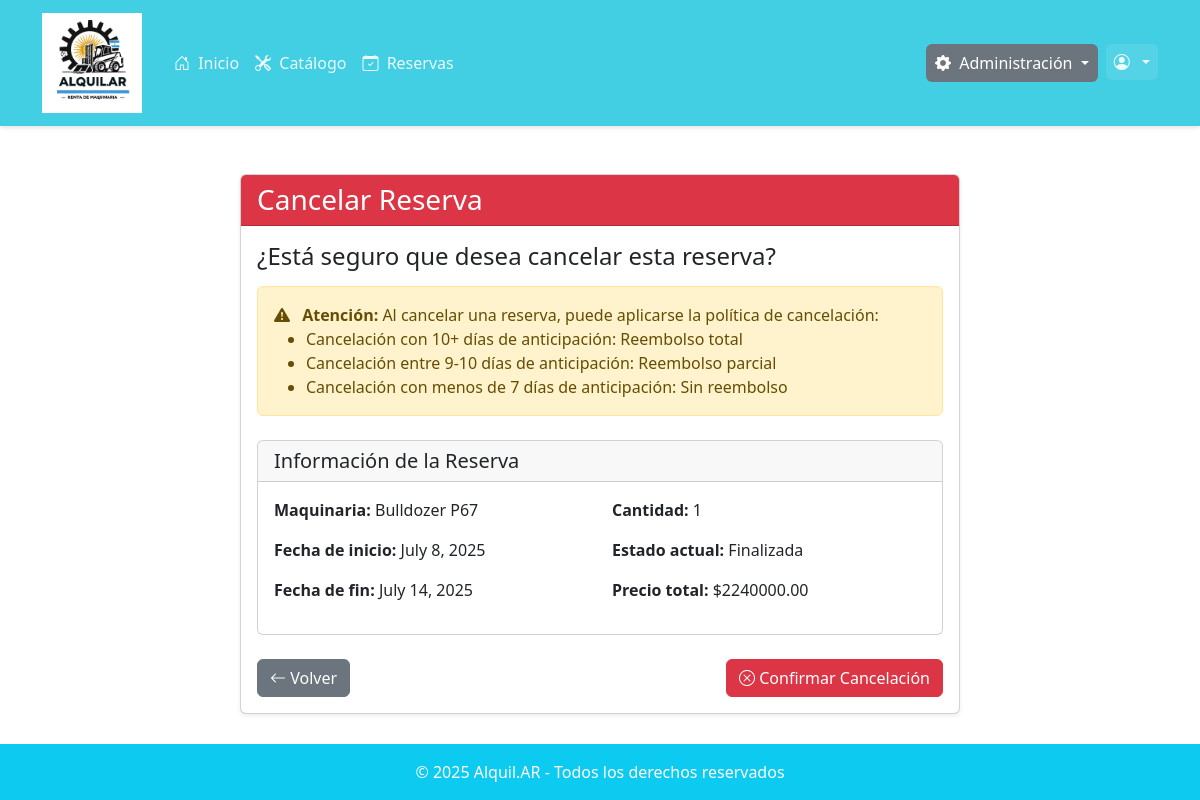
/reservas/cancelar/79/ (signed in), run on an earlier commit of the app's database.
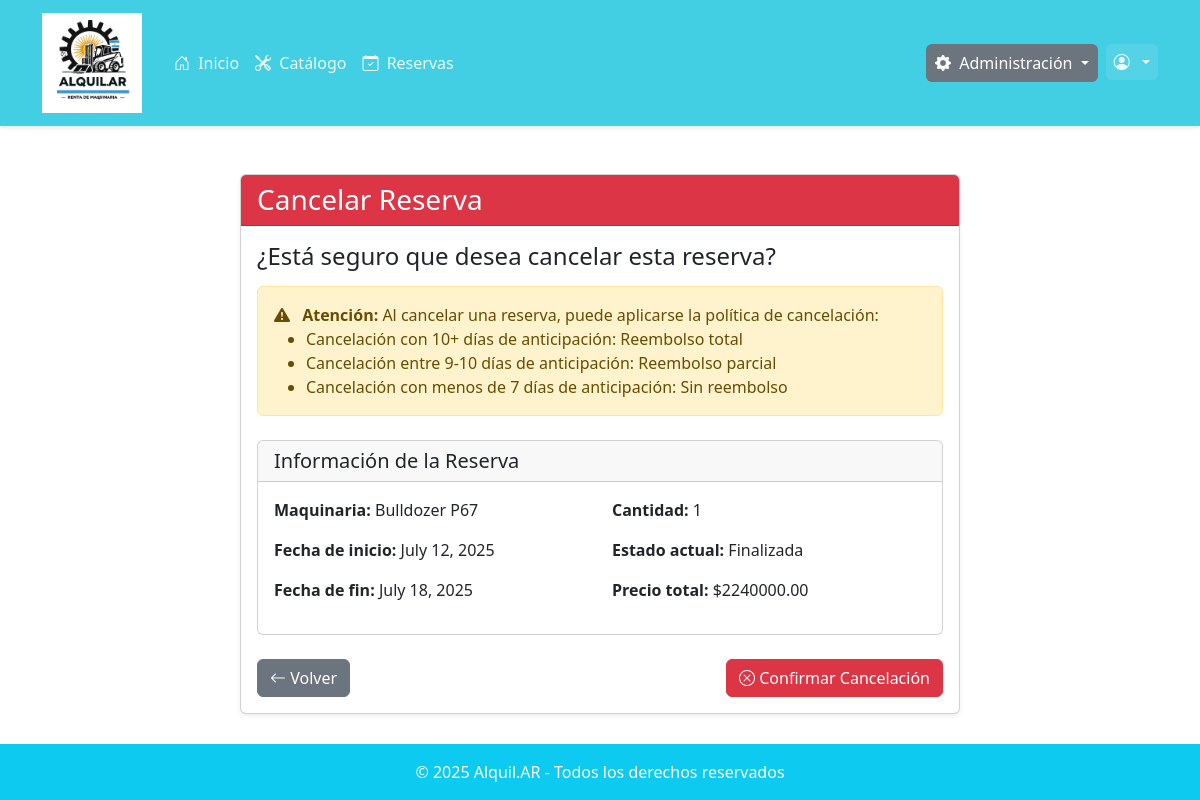
And on a later commit of the database.
### reservas/models.py (models this page shows, shortened)
class Reserva(models.Model):
    ESTADO_CHOICES = [
        ('PENDIENTE_PAGO', 'Pendiente de Pago'),
        ('CONFIRMADA', 'Confirmada'),
        ('CANCELADA', 'Cancelada'),
        ('FINALIZADA', 'Finalizada'),
        ('NO_DEVUELTA', 'No Devuelta'),
    ]
    TIPO_PAGO_CHOICES = [
        ('ONLINE', 'Pago Online'),
        ('PRESENCIAL', 'Pago Presencial'),
    ]
    cliente = models.ForeignKey(Usuario, on_delete=models.CASCADE, related_name='reservas')
    maquinaria = models.ForeignKey(Maquinaria, on_delete=models.CASCADE, related_name='reservas')
    sucursal_retiro = models.ForeignKey(Sucursal, on_delete=models.CASCADE, related_name='reservas_retiro')
    fecha_inicio = models.DateField()
    fecha_fin = models.DateField()
    cantidad_solicitada = models.PositiveIntegerField()
    precio_total = models.DecimalField(max_digits=10, decimal_places=2)
    tipo_pago = models.CharField(max_length=12, choices=TIPO_PAGO_CHOICES, default='ONLINE')
    estado = models.CharField(max_length=15, choices=ESTADO_CHOICES, default='PENDIENTE_PAGO')
    fecha_creacion = models.DateTimeField(auto_now_add=True)
    fecha_confirmacion = models.DateTimeField(null=True, blank=True)
    empleado_procesador = models.ForeignKey(
        Usuario,
        on_delete=models.SET_NULL,
        null=True,
        blank=True,
        related_name='reservas_procesadas'
    )
    observaciones = models.TextField(blank=True, null=True)
    codigo_reserva = models.CharField(max_length=6, blank=True, null=True, unique=True)
    class Meta:
        verbose_name = "Reserva"
        verbose_name_plural = "Reservas"
        ordering = ['-fecha_creacion']

### maquinarias/models.py (models this page shows, shortened)
class Maquinaria(models.Model):
    nombre = models.CharField(max_length=100)
    tipo = models.ForeignKey(TipoMaquinaria, on_delete=models.PROTECT, related_name='maquinarias')
    marca = models.CharField(max_length=50)
    modelo = models.CharField(max_length=50)
    anio = models.SmallIntegerField()
    descripcion = models.TextField()
    imagen = models.ImageField(upload_to='maquinarias/images', null=True, blank=True)
    precio_por_dia = models.FloatField()
    stock_total = models.PositiveIntegerField(default=0)
    stock_disponible = models.PositiveIntegerField(default=0)
    minimo = models.SmallIntegerField()
    maximo = models.SmallIntegerField()
    cantDias_total = models.SmallIntegerField()
    cantDias_parcial = models.SmallIntegerField()
    cantDias_nulo = models.SmallIntegerField()
    sucursales = models.ManyToManyField(Sucursal, through='MaquinariaStock', related_name='maquinarias')

### reservas/views.py (the view, shortened to what this page needs)
# urls.py: path('cancelar/<int:reserva_id>/', views.cancelar_reserva, name='cancelar_reserva'),
@login_required
def cancelar_reserva(request, reserva_id):
    reserva = get_object_or_404(Reserva, id=reserva_id)
    if request.user.tipo == 'CLIENTE' and reserva.cliente != request.user:
        return HttpResponseForbidden("No puede cancelar esta reserva.")
    elif request.user.tipo not in ['CLIENTE', 'EMPLEADO', 'ADMIN']:
        return HttpResponseForbidden("No tiene permisos para cancelar reservas.")
    if request.user.tipo == 'CLIENTE' and reserva.is_active():
        messages.error(request, "No se pueden cancelar reservas que están dentro de su período de alquiler activo. Por favor, contacte con un empleado si necesita asistencia.")
        return redirect('reservas:detalle_reserva', reserva_id=reserva_id)
    context = {
        'reserva': reserva,
        'titulo': 'Cancelar Reserva',
    }
    return render(request, 'reservas/cancelar_reserva.html', context)

### reservas/templates/reservas/cancelar_reserva.html (shortened to what this page needs)
{% extends 'base.html' %}
{% block content %}
<div class="container mt-5">
    <div class="row justify-content-center">
        <div class="col-md-8">
            <div class="card shadow-sm">
                <div class="card-header bg-danger text-white">
                    <h3 class="mb-0">Cancelar Reserva</h3>
                </div>
                <div class="card-body">
                    {% if reserva.estado == None %}
                        <div class="alert alert-warning">
                            <p>Esta reserva está en estado incompleto (None). Probablemente fue creada pero no confirmada.</p>
                            <p>Puede regresar al catálogo de maquinarias para crear una nueva reserva.</p>
                        </div>
                    {% else %}
                        <h4>¿Está seguro que desea cancelar esta reserva?</h4>
                        <div class="alert alert-warning mt-3">
                            <i class="bi bi-exclamation-triangle-fill me-2"></i>
                            <strong>Atención:</strong> Al cancelar una reserva, puede aplicarse la política de cancelación:
                            <ul class="mb-0">
                                <li>Cancelación con {{ reserva.maquinaria.cantDias_total }}+ días de anticipación: Reembolso total</li>
                                <li>Cancelación entre {{ reserva.maquinaria.cantDias_parcial }}-{{ reserva.maquinaria.cantDias_total }} días de anticipación: Reembolso parcial</li>
                                <li>Cancelación con menos de {{ reserva.maquinaria.cantDias_nulo }} días de anticipación: Sin reembolso</li>
                            </ul>
                        </div>
                        <div class="card mb-4 mt-4">
                            <div class="card-header">
                                <h5 class="mb-0">Información de la Reserva</h5>
                            </div>
                            <div class="card-body">
                                <div class="row">
                                    <div class="col-md-6">
                                        <p><strong>Maquinaria:</strong> {{ reserva.maquinaria.nombre }}</p>
                                        <p><strong>Fecha de inicio:</strong> {{ reserva.fecha_inicio }}</p>
                                        <p><strong>Fecha de fin:</strong> {{ reserva.fecha_fin }}</p>
                                    </div>
                                    <div class="col-md-6">
                                        <p><strong>Cantidad:</strong> {{ reserva.cantidad_solicitada }}</p>
                                        <p><strong>Estado actual:</strong> {{ reserva.get_estado_display }}</p>
                                        <p><strong>Precio total:</strong> ${{ reserva.precio_total }}</p>
                                    </div>
                                </div>
                            </div>
                        </div>
                        <form method="post" class="mt-4">
                            <div class="d-flex justify-content-between">
                                <a href="{% url 'reservas:lista_reservas' %}" class="btn btn-secondary">
                                    <i class="bi bi-arrow-left"></i> Volver
                                </a>
                                <button type="submit" class="btn btn-danger">
                                    <i class="bi bi-x-circle"></i> Confirmar Cancelación
                                </button>
                            </div>
                        </form>
                    {% endif %}
                </div>
            </div>
        </div>
    </div>
</div>
{% endblock %}

What changed in the data, as far as the page shows it:
changed Reserva "Finalizada": fecha_inicio "July 8, 2025" → "July 12, 2025"; fecha_fin "July 14, 2025" → "July 18, 2025"
